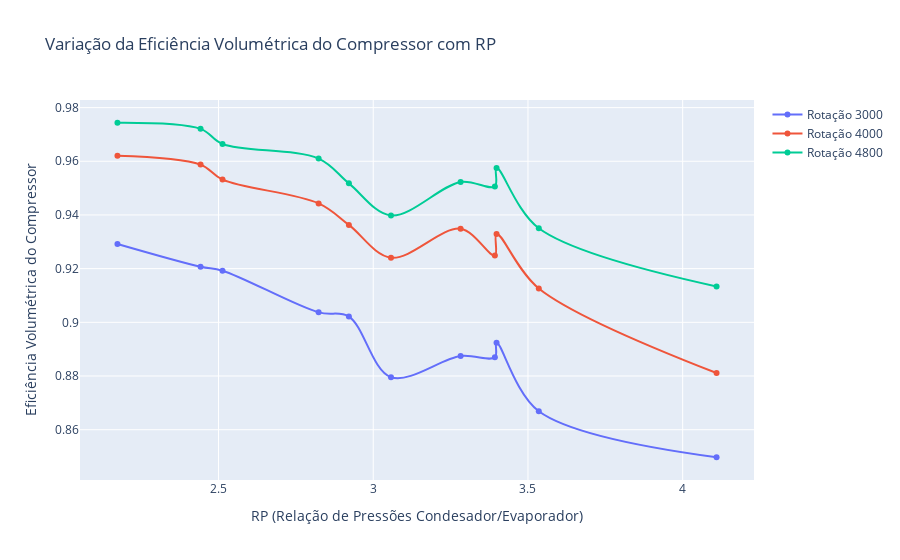

This figure's notebook cell:
### Markdown cell above
### Plotagem dos Gráficos

### Code cell
# Plotando a Variação da Eficiência Volumétrica
fig_v = go.Figure()

fig_v.add_trace(go.Scatter(x=target_data[target_data['Rot']==3000]['RP'],
                           y=target_data[target_data['Rot']==3000]['eta_v'],
                           hovertemplate=None,
                           line_shape='spline',name='Rotação 3000'))

fig_v.add_trace(go.Scatter(x=target_data[target_data['Rot']==4000]['RP'],
                           y=target_data[target_data['Rot']==4000]['eta_v'],
                           hovertemplate=None,
                           line_shape='spline',name='Rotação 4000'))

fig_v.add_trace(go.Scatter(x=target_data[target_data['Rot']==4800]['RP'],
                           y=target_data[target_data['Rot']==4800]['eta_v'],
                           hovertemplate=None,
                           line_shape='spline',name='Rotação 4800'))

fig_v.update_layout(title='Variação da Eficiência Volumétrica do Compressor com RP',
                   xaxis_title='RP (Relação de Pressões Condesador/Evaporador)',
                   yaxis_title='Eficiência Volumétrica do Compressor',hovermode='x')

fig_v.update_layout(
    hoverlabel=dict( 
        font_size=16))
   
fig_v.show()

### Figure 1 — Plotly figure (JSON) as saved in the notebook; plotly's stock layout.template omitted (floating-point values rounded to 4 significant figures)
{"data": [{"line": {"shape": "spline"}, "name": "Rotação 3000", "type": "scatter", "x": [2.173, 2.442, 2.513, 2.824, 2.921, 3.057, 3.282, 3.393, 3.398, 3.535, 4.109], "y": [0.9292, 0.9207, 0.9192, 0.9037, 0.9021, 0.8796, 0.8874, 0.887, 0.8924, 0.8669, 0.8497]}, {"line": {"shape": "spline"}, "name": "Rotação 4000", "type": "scatter", "x": [2.173, 2.442, 2.513, 2.824, 2.921, 3.057, 3.282, 3.393, 3.398, 3.535, 4.109], "y": [0.962, 0.9588, 0.9532, 0.9443, 0.9363, 0.9241, 0.9349, 0.9249, 0.9329, 0.9126, 0.8811]}, {"line": {"shape": "spline"}, "name": "Rotação 4800", "type": "scatter", "x": [2.173, 2.442, 2.513, 2.824, 2.921, 3.057, 3.282, 3.393, 3.398, 3.535, 4.109], "y": [0.9744, 0.9721, 0.9664, 0.961, 0.9518, 0.9398, 0.9523, 0.9506, 0.9575, 0.9351, 0.9134]}], "layout": {"hoverlabel": {"font": {"size": 16}}, "hovermode": "x", "title": {"text": "Variação da Eficiência Volumétrica do Compressor com RP"}, "xaxis": {"title": {"text": "RP (Relação de Pressões Condesador/Evaporador)"}}, "yaxis": {"title": {"text": "Eficiência Volumétrica do Compressor"}}}}
